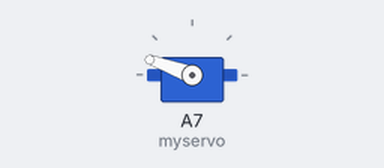
A sketch run on a simulated Particle Photon. Shown: servo.

Above: at 0.1 s.
At 5.1 s:
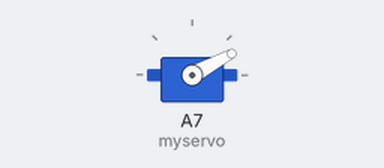
Timing chart, 0 to 6.6 s (numbered marks = the images above):
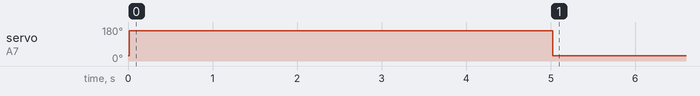

Measured:
- by itself, servo on A7 (myservo): 28° → 160° at 0.02 s, → 28° 5.0 s later

The sketch:

spark-gong.ino
```cpp
/*
 * SPARK SERVO GONG
 * =========================================================
 * Copy this into a new application at:
 * https://www.spark.io/build and go nuts!
 * ---------------------------------------------------------
 *  Based on: https://github.com/technobly/SparkCore-FacebookLikesAlert
 * =========================================================
 *
 *
 * WIRING is so simple
 * -----------------------------
 * SERVO             SPARK CORE
 * Brown or Black  - GND
 * Red             - VIN (5V)
 * Orange or White - A7
 * -----------------------------
 */

/* ============================= INCLUDES ================================== */
#include "application.h"

/* === CHANGE THESE NUMBERS TO FIND WHAT SERVO DEGREE MAPS TO WHICH DIGIT == */
#define SERVO_DEG_0 0 // servo degree value to point to digit 0
#define SERVO_DEG_9 180 // servo degree value to point to digit 9

Servo myservo;  // create servo object to control a servo
                // a maximum of eight servo objects can be created

// Define the pins we're going to call pinMode on
int led = D0;  // You'll need to wire an LED to this one to see it blink.
int led2 = D7; // This one is the built-in tiny one to the right of the USB jack

float resting = 28;
float angServo = resting;
float angGoal = angServo;
bool reset = false;

/* This function is called once at start up ---------------------------------*/
void setup(){
    Spark.function("pushed", pushed);
    myservo.attach(A7);  // attaches servo to A7 pin to the servo object
    myservo.write(angGoal);
    gong();
}

void gong(){
    angGoal = 160;
    reset = true;
}

void pushed(String foo){
    // Not using the 'foo' string param currently, but could
    // be used to change behavior based on branch, author etc.
    gong();
    digitalWrite(led, HIGH);   // Turn ON the LED pins
    digitalWrite(led2, HIGH);
    delay(5000);               // Wait for 5000mS = 5 seconds
    digitalWrite(led, LOW);    // Turn OFF the LED pins
    digitalWrite(led2, LOW);
}


/* This function loops forever ----------------------------------------------*/
void loop(){
    if(angServo != angGoal){
        if(angGoal > angServo){
            if(angServo > 90){
                angServo += .125; // gently engage bell clapper lever
            }else{
                angServo += .25;
            }
        }else{
            if(angServo > 70){
                angServo -= 1;
            }else{
                angServo -= .125; // return to resting position gently
            }
        }
        myservo.write(angServo);
        if(angServo == angGoal && reset){
            delay(5000);
            reset = false;
            angGoal = resting;
        }
    }
}
```
